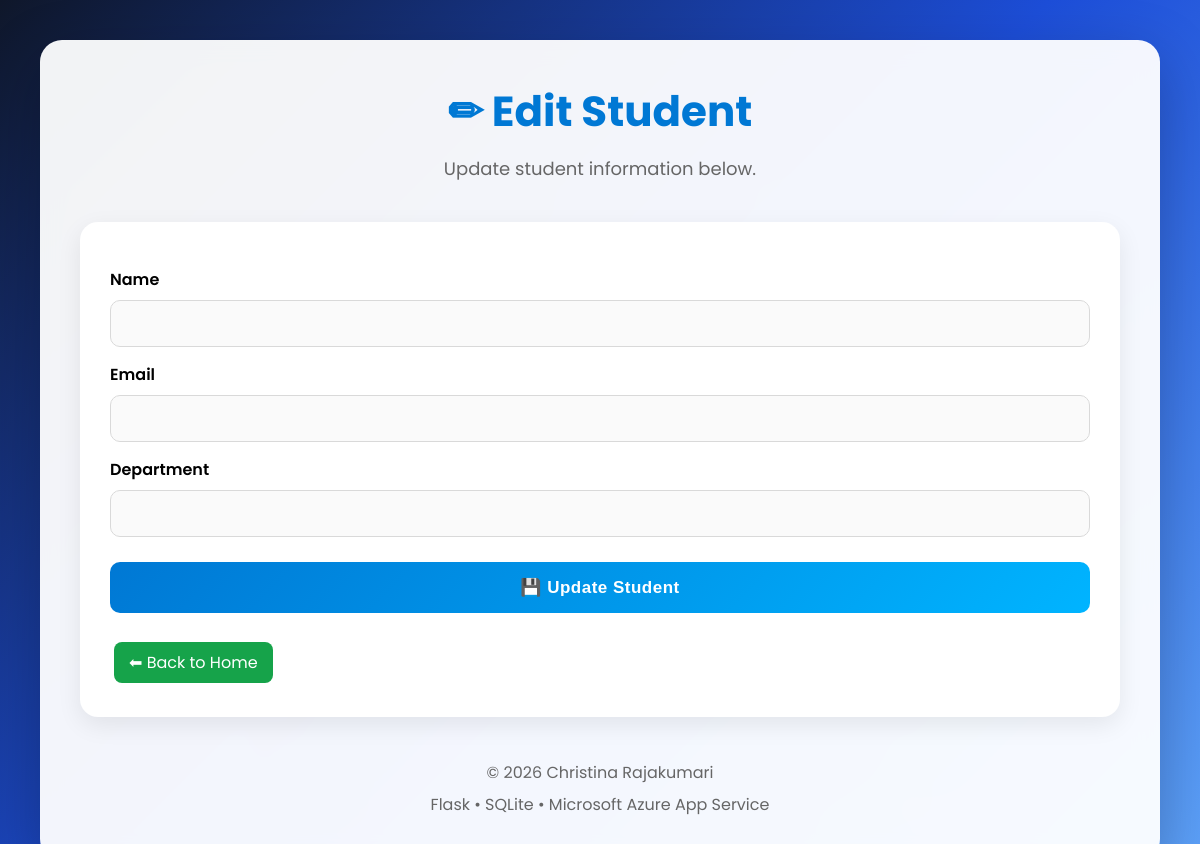
Page /edit/4 on the earlier database version.
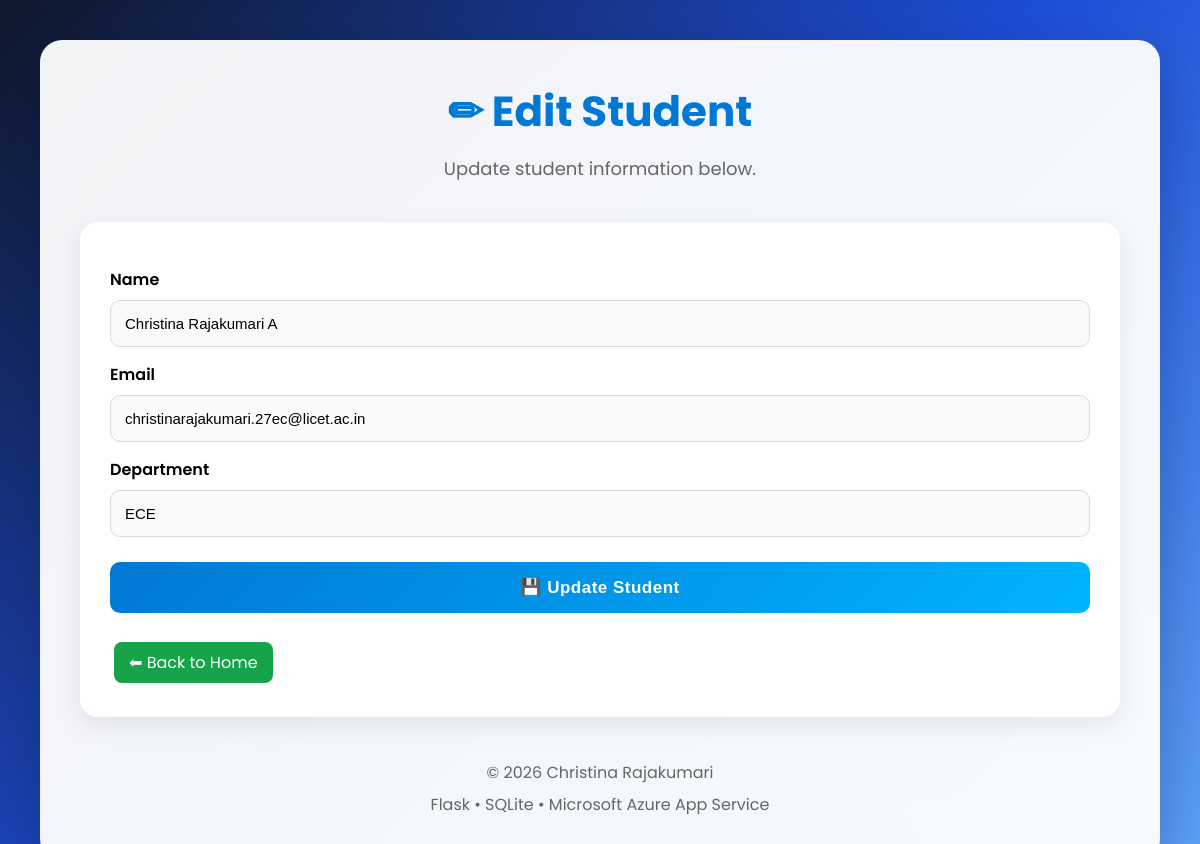
Same page on the later database version.
### tables this page shows
CREATE TABLE students (
            id INTEGER PRIMARY KEY AUTOINCREMENT,
            name TEXT,
            email TEXT,
            department TEXT
        );

### app.py (the view)
@app.route("/edit/<int:id>")
def edit(id):
    conn = sqlite3.connect(DATABASE)
    cursor = conn.cursor()
    cursor.execute("SELECT * FROM students WHERE id=?", (id,))
    student = cursor.fetchone()
    conn.close()
    return render_template("edit.html", student=student)

### templates/edit.html (shortened to what this page needs)
<!DOCTYPE html>
<html lang="en">
<head>
    <link rel="stylesheet" href="{{ url_for('static', filename='css/style.css') }}">
</head>
<body>
<div class="container">
<header>
<h1>✏ Edit Student</h1>
<p>Update student information below.</p>
</header>
<section class="form-section">
<form action="/update/{{ student[0] }}" method="POST">
<label>Name</label>
<input
type="text"
name="name"
value="{{ student[1] }}"
required>
<label>Email</label>
<input
type="email"
name="email"
value="{{ student[2] }}"
required>
<label>Department</label>
<input
type="text"
name="department"
value="{{ student[3] }}"
required>
<button type="submit">
💾 Update Student
</button>
</form>
<br>
<a href="/" class="edit-btn">
⬅ Back to Home
</a>
</section>
<footer>
© 2026 Christina Rajakumari
<br>
Flask • SQLite • Microsoft Azure App Service
</footer>
</div>
</body>
</html>

Differences in the rows shown:
added students: name "Christina Rajakumari A", email "christinarajakumari.27ec@licet.ac.in", department "ECE"
